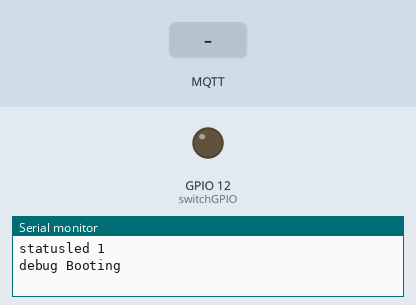
Bench run of a sketch on a simulated ESP8266 (NodeMCU). On the bench: output pins drawn as LEDs (lit = HIGH), the last lines printed to the serial monitor. The inputs (shaded band) are chosen by the test bench. Network time is answered at once with the bench clock; the local clock reads 2024-03-15 10:24:30 at power-on unless the sketch sets it; no MQTT or app messages arrive unless stated; not simulated (calls return 0 or success): credentials.h.

Above: at 6.2 s.
6.3 s: MQTT message "ON" arrives on the second subscribed topic
At 7.4 s:
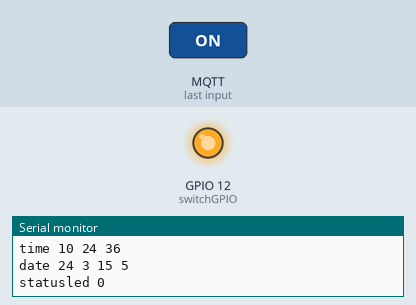
12.5 s: MQTT message "OFF" arrives on the second subscribed topic
At 13.0 s:
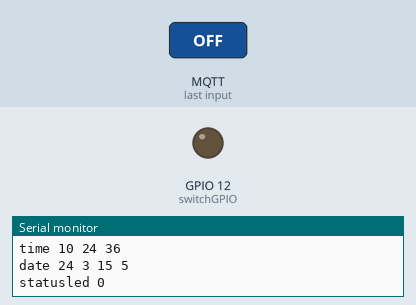
Timing chart, 0 to 15.0 s (numbered marks = the images above; inputs shaded):
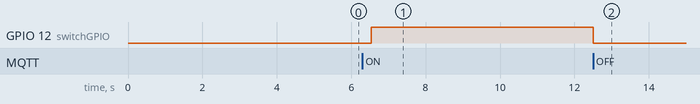

Measured:
- after the input at 6.3 s, GPIO 12 (switchGPIO): LOW → HIGH after 0.24 s
- after the input at 12.5 s, GPIO 12 (switchGPIO): HIGH → LOW at once

The sketch:

WLAN.ino
```cpp
#include <ESP8266WiFi.h>
#include <ESP8266mDNS.h>
#include <WiFiUdp.h>
#include "EspMQTTClient.h"
#include <WiFiClient.h>
#include <Ticker.h>
#include <TimeLib.h>
#include <NTPClient.h>
#include "credentials.h" // not part of the git repository due to confidential information, please create you own file to inject the WIFI credetials or exclude this line and add them delow

#ifndef STASSID
#define STASSID "myWLAN"
#define STAPSK "secret"
#endif

// please adjust the following file for your environment
#include "device1.h"
#define version "6"

#define switchGPIO 12

// Error messages send to STM32
// 1 flash => booting
// 2 flash => no WLAN connection
// 3 flash => no NTP

#define UART_BAUD 115200
#define UART_PORT 22
#define packTimeout 5 // ms (if nothing more on UART, then send packet)
#define bufferSize 8192

#define NTPTimeCount 80000000 // connect about every 24 hours

const int uart_port = UART_PORT;

EspMQTTClient client(
  STASSID,
  STAPSK,
  MQTTbroker, // MQTT Broker server ip
  nodename    // Client name that uniquely identify your device
);

WiFiServer server(uart_port);
WiFiClient UARTclient;

uint8_t buf1[bufferSize];
uint16_t i1=0;

uint8_t buf2[bufferSize];
uint16_t i2=0;

WiFiUDP ntpUDP;
// more generic NTP server "europe.pool.ntp.org"
// time offset 3600 => 1 hour => Central European Time
// refresh time frequency 600000 => 10 minutes
NTPClient timeClient(ntpUDP, NTPserver, 3600, 600000);
const long ntpTimeCount = NTPTimeCount;
long ntpTimeCounter = 0;

void setup() {
  Serial.begin(UART_BAUD);
  delay(5000);                          //wait for STM32 to come up
  Serial.println("");                   //clear startup noise
  Serial.println("statusled 1");
  Serial.println("debug Booting");
  pinMode(switchGPIO, OUTPUT);
  client.enableOTA("admin", 8266); // Enable OTA (Over The Air) updates. Password defaults to MQTTPassword. Port is the default OTA port. Can be overridden with enableOTA("password", port).
  }

void onConnectionEstablished() {

  client.subscribe(subscribetopic, [] (const String &payload)  {
    Serial.println(""); // clear queue
    Serial.println(payload);
  });

  client.subscribe(subscribetopicswitch, [] (const String &payload)  {
    if(payload == "ON")
    {
      digitalWrite(switchGPIO, HIGH);
      client.publish(publishtopicswitch, "switch on");
    }
    else if(payload == "OFF")
    {
      digitalWrite(switchGPIO, LOW);
      client.publish(publishtopicswitch, "switch off");
    }
  });

  IPAddress ip = WiFi.localIP();
  char buffer[80];
  sprintf(buffer, "%s chip %x started version %s with IP %d.%d.%d.%d", client.getMqttClientName(), ESP.getChipId(), version, ip[0], ip[1], ip[2], ip[3]);

  client.publish(publishtopicstatus, buffer);

  Serial.println("debug Booting done.");
  Serial.print("debug ");
  Serial.println(buffer);
  server.begin(); // start TCP server

  Serial.println("debug Connect to NTP server.");
  timeClient.forceUpdate();
  ReadAndDecodeTime(); //status led is set or reset here any way
}

void loop() {
  client.loop();    // WIFI and MQTT client

  if(ntpTimeCounter > ntpTimeCount){
    ntpTimeCounter = 0;
    ReadAndDecodeTime();
  } else {
    ntpTimeCounter++;
    delay(1);               //create a less random loop timing
  }

  // only serial bridge code below, which will restart the loop, if no client connected
  if(!UARTclient.connected()) { // if client not connected
    UARTclient = server.available(); // wait for it to connect
    return;
  }

  // here we have a connected client
  if(UARTclient.available()) {
    while(UARTclient.available()) {
      buf1[i1] = (uint8_t)UARTclient.read(); // read char from client
      if(i1<bufferSize-1) i1++;
    }
    // now send to UART:
    Serial.write(buf1, i1);
    i1 = 0;
  }

  if(Serial.available()) {

    // read the data until pause:

    while(1) {
      if(Serial.available()) {
        buf2[i2] = (char)Serial.read(); // read char from UART
        if(i2<bufferSize-1) i2++;
      } else {
        //delayMicroseconds(packTimeoutMicros);
        delay(packTimeout);
        if(!Serial.available()) {
          break;
        }
      }
    }

    // now send to WiFi:
    UARTclient.write((char*)buf2, i2);
    i2 = 0;
  }
}

void ReadAndDecodeTime() {
    int DayToEndOfMonth,DayOfWeekToEnd,DayOfWeekToSunday;
    int ThisDay,ThisMonth,ThisYear,DayOfW;
    int Dls;                    //DayLightSaving
    char buffer[60];

    //get a random server from the pool
    timeClient.update();

    // avoid sending the wrong time
    if(timeClient.isTimeSet()) {

      // now convert NTP time into everyday time:
      time_t ThisTime = timeClient.getEpochTime();

      //calculate actual day to evaluate the summer/winter time of day ligh saving
      DayOfW = weekday(ThisTime);
      ThisDay = day(ThisTime);
      ThisMonth = month(ThisTime);

      //check daylight saving
      Dls = 0;    //default winter time
      //From April to september we are surely on summer time
      if (ThisMonth > 3 && ThisMonth < 10) {
        Dls = 1;
      };
      //March, month of change winter->summer time, last Sunday of the month
      //March has 31 days so from 25 included on Sunday we can be in summer time
      if (ThisMonth == 3 && ThisDay > 24) {
        DayToEndOfMonth = 31 - ThisDay;
        DayOfWeekToSunday = 7 - DayOfW;
        if (DayOfWeekToSunday >= DayToEndOfMonth)
          Dls = 1;
      };
      //October, month of change summer->winter time, last Sunday of the month
      //October has 31 days so from 25 included on Sunday we can be in winter time
      if (ThisMonth == 10) {
        Dls = 1;
        if (ThisDay > 24) {
          DayToEndOfMonth = 31 - ThisDay;
          DayOfWeekToEnd = 7 - DayOfW;
          if (DayOfWeekToEnd >= DayToEndOfMonth)
          Dls = 0;
        };
      };

      //add one hour if we are in summer time
      if (Dls == 1)
        ThisTime += 3600;

      // calculate date again from ThisTime as this might change due to a change in the time
      DayOfW = weekday(ThisTime);
      ThisDay = day(ThisTime);
      ThisMonth = month(ThisTime);
      ThisYear = year(ThisTime) - 2000;

      // translate american weekday numbering (first day of week = sunday) to european weekday numbering (first day of week = monday)
      DayOfW--;
      if (DayOfW == 0) {
        DayOfW = 7;
      };

      //now that we know the dls state, we can calculate the time to
      // print the hour, minutes and seconds:
      Serial.println(""); // clear queue
      Serial.printf("time %u %u %u\r\n", hour(ThisTime), minute(ThisTime), second(ThisTime));
      Serial.printf("date %u %u %u %u\r\n", ThisYear, ThisMonth, ThisDay, DayOfW);
      Serial.println("statusled 0");
      sprintf(buffer, "received timestamp %02u:%02u:%02u %02u-%02u-%02u day %u", hour(ThisTime), minute(ThisTime), second(ThisTime), ThisYear, ThisMonth, ThisDay, DayOfW);
      client.publish(publishtopicNTP, buffer);
    }
    else
    {
     //give STM32 time to process command
      Serial.println(""); // clear queue
      Serial.println("statusled 3");
      Serial.println("debug No time received via NTP.");
      client.publish(publishtopicNTP, "No time received.");
    }
}
```

device1.h
```cpp
#define NTPserver "fritz.box"
#define MQTTbroker "192.168.178.123"
#define nodename "RGBW-Lampe1"
#define publishtopicstatus "RGBW-Lampe/1/status"
#define publishtopicNTP "RGBW-Lampe/1/NTP"
#define publishtopicswitch "RGBW-Lampe/1/switch"
#define subscribetopicswitch "RGBW-Lampe/switch"
#define subscribetopic "RGBW-Lampe"
```
